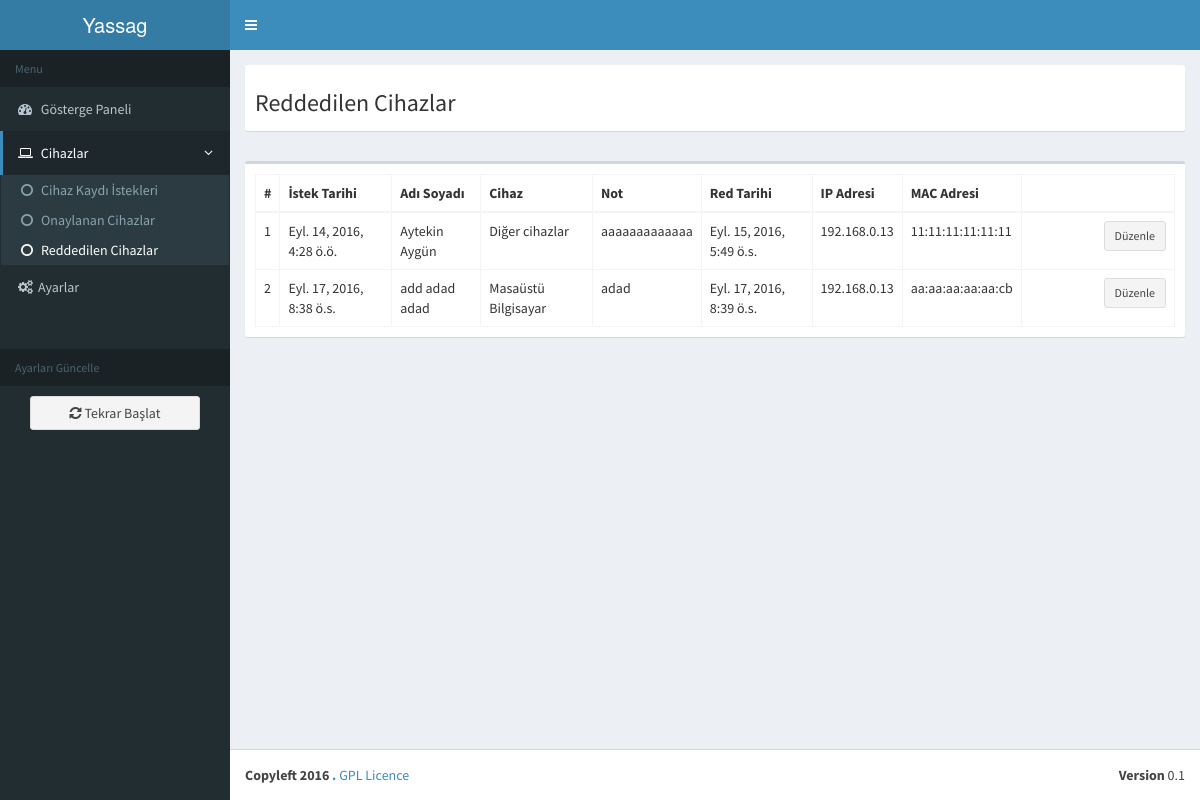
Before: /dashboard/dev_rejected with the older database file.
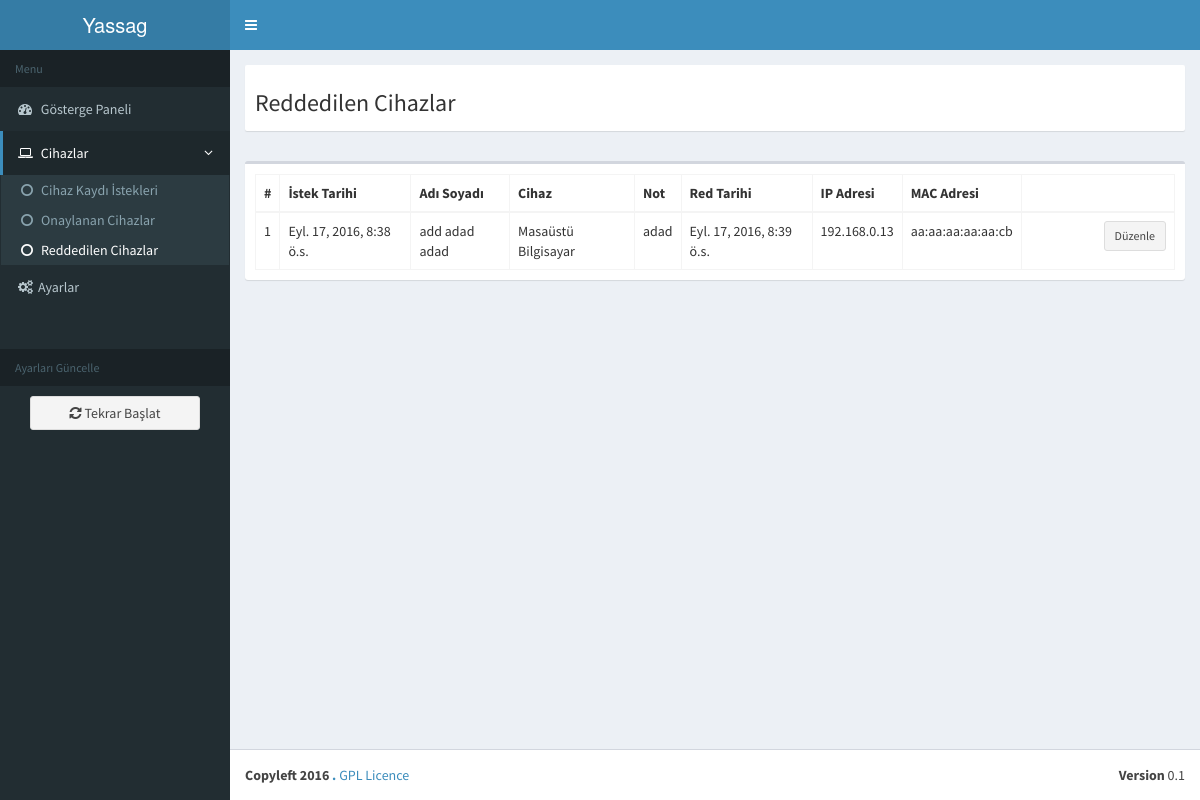
After: the same page with the newer database file.
### devices_registration/models.py (models this page shows, shortened)
class Users(models.Model):
	request_date = models.DateTimeField(auto_now_add=True)
	user_name = models.CharField(max_length=60)
	status = models.ForeignKey("Users_Status")
	device = models.ForeignKey("Devices_Status")
	note = models.CharField(max_length=300, blank=True, null=True)
	device_status = models.IntegerField(default=0)
	transaction_date = models.DateTimeField(blank=True, null=True)
	ip = models.GenericIPAddressField(protocol='IPv4')
	mac = models.CharField(max_length=20, blank=True, null=True)

class Devices_Status(models.Model):
	device_status = models.CharField(max_length=60)

### dashboard/views.py (the view)
def dev_rejected(request):
	context = Users.objects.filter(device_status="2").select_related()
	return render_to_response('dev_rejected.html', {'context':context}, context_instance=RequestContext(request))

### dashboard/templates/dev_rejected.html (shortened to what this page needs)
{% extends "dashboard_base.html" %}
{% block menu_link_2_active %}class="treeview active"{% endblock %}
    {% block menu_link_2_3_active %}class="active"{% endblock %}
{% block page_title %}Reddedilen Cihazlar{% endblock %}
{% block content %}
      <div class="row">
        <div class="col-xs-12">
          <div class="box">
            <div class="box-body" style="overflow-x:auto;">
              <table id="example2" class="table table-bordered table-hover">
                <thead>
                <tr>
                  <th>#</th>
                  <th>İstek Tarihi</th>
                  <th>Adı Soyadı</th>
                  <th>Cihaz</th>
                  <th>Not</th>
                  <th>Red Tarihi</th>
                  <th>IP Adresi</th>
                  <th>MAC Adresi</th>
                  <th></th>
                </tr>
                </thead>
                <tbody>
                <tr>
                  {% for i in context %}
                  <td>{{ forloop.counter }}</td>
                  <td>{{ i.request_date }}</td>
                  <td>{{ i.user_name }}</td>
                  <td>{{ i.device.device_status }}</td>
                  <td>{{ i.note }}</td>
                  <td>{{ i.transaction_date }}</td>
                  <td>{{ i.ip }}</td>
                  <td>{{ i.mac }}</td>
                  <td class="col-md-2">
                    <form action="/dashboard/dev_edit/" method="post"> {% csrf_token %}
                      <div class="btn-toolbar">
                        <input name="user_edit" class="btn btn-default btn-sm pull-right" type="submit" value="Düzenle">
                      </div>
                    </form>
                  </td>
                </tr>
                  {% endfor %}
                </tbody>
              </table>
            </div>
          </div>
        </div>
      </div>
{% endblock %}

Changed rows visible on the page:
no longer on this page (row edited): Users: request_date "Eyl. 14, 2016, 4:28 ö.ö.", user_name "Aytekin Aygün", device.device_status "Diğer cihazlar", note "aaaaaaaaaaaaa", transaction_date "Eyl. 15, 2016, 5:49 ö.s.", ip "192.168.0.13", mac "11:11:11:11:11:11"
